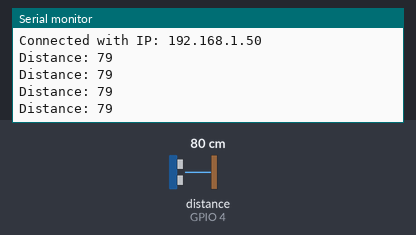
Recording of a sketch running on a simulated ESP8266 (NodeMCU). On the bench: the last lines printed to the serial monitor. Wiring (inferred from the names in the program): ultrasonic range finder: trigger GPIO 5; echo GPIO 4. Inputs (shaded band) come from the test bench; at power-on: distance to the obstacle (sensor on GPIO 4) 80 cm. The echo pulse lasts 58.3 µs per cm; WiFi joins after 1.5 s; servers stay silent unless stated.

Above: at 2.8 s.
2.9 s: distance to the obstacle (sensor on GPIO 4) set to 2 cm
At 3.31 s:
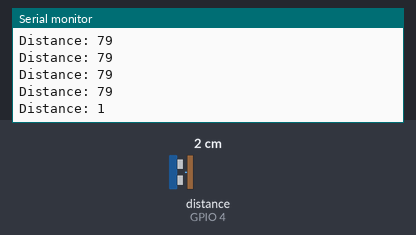
4.4 s: distance to the obstacle (sensor on GPIO 4) set to 4 cm
At 4.71 s:
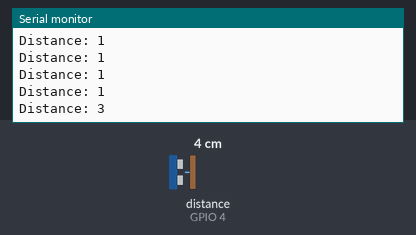
Timing chart, 0 to 7.4 s (numbered marks = the images above; inputs shaded):
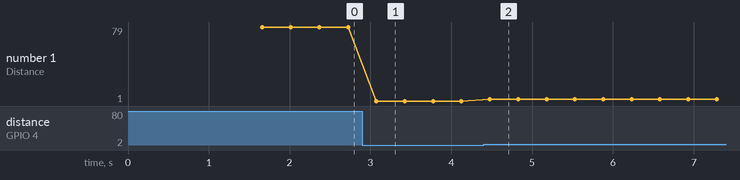

Measured:
- after the input at 2.9 s, the serial monitor: prints a new line after 0.17 s (image 1)
- after the input at 4.4 s, the serial monitor: prints a new line after 0.08 s (image 2)
- plotted number 1: 79 → 1 after the input at 2.9 s, 1 → 3 after the input at 4.4 s

The sketch:

Sens.ino
```cpp
// (licence header left out)
//FirebaseESP8266.h must be included before ESP8266WiFi.h
#include "FirebaseESP8266.h"
#include <ESP8266WiFi.h>

#define FIREBASE_HOST "spaid-54734.firebaseio.com"
#define FIREBASE_AUTH "Firebase Secret"
#define WIFI_SSID "theSSID"
#define WIFI_PASSWORD "thePassword"

//Define FirebaseESP8266 data object
FirebaseData firebaseData;


  const int trigPin = 5;  //D1
  const int echoPin = 4;  //D2

  long duration;
  int distance;

void setup()
{

  Serial.begin(115200);


  pinMode(trigPin, OUTPUT); // Sets the trigPin as an Output
  pinMode(echoPin, INPUT); // Sets the echoPin as an Input

  WiFi.begin(WIFI_SSID, WIFI_PASSWORD);
  Serial.print("Connecting to Wi-Fi");
  while (WiFi.status() != WL_CONNECTED)
  {
    Serial.print(".");
    delay(300);
  }
  Serial.println();
  Serial.print("Connected with IP: ");
  Serial.println(WiFi.localIP());
  Serial.println();

  Firebase.begin(FIREBASE_HOST, FIREBASE_AUTH);
  Firebase.reconnectWiFi(true);


  if (Firebase.updateNode(firebaseData, "/Lake", "{\"Block1\":\"No\"")) {


} else {
  //Failed, then print out the error detail
  Serial.println(firebaseData.errorReason());
}

  String jsonStr = "";


}

void loop()
{

digitalWrite(trigPin, LOW);
delayMicroseconds(2);

// Sets the trigPin on HIGH state for 10 micro seconds
digitalWrite(trigPin, HIGH);
delayMicroseconds(10);
digitalWrite(trigPin, LOW);

// Reads the echoPin, returns the sound wave travel time in microseconds
duration = pulseIn(echoPin, HIGH);
// Calculating the distance
distance= duration*0.034/2;
// Prints the distance on the Serial Monitor
Serial.print("Distance: ");
Serial.println(distance);
delay(200);


if(distance<15)
{
  if (Firebase.updateNode(firebaseData, "/Lake", "{\"Block1\":\"Yes\"}"))
  {}
  else {
  //Failed, then print out the error detail
  Serial.println(firebaseData.errorReason());
}

}
else
{
  if (Firebase.updateNode(firebaseData, "/Lake", "{\"Block1\":\"No\"}"))
  {}
  else {
  //Failed, then print out the error detail
  Serial.println(firebaseData.errorReason());
}

}


}
```
